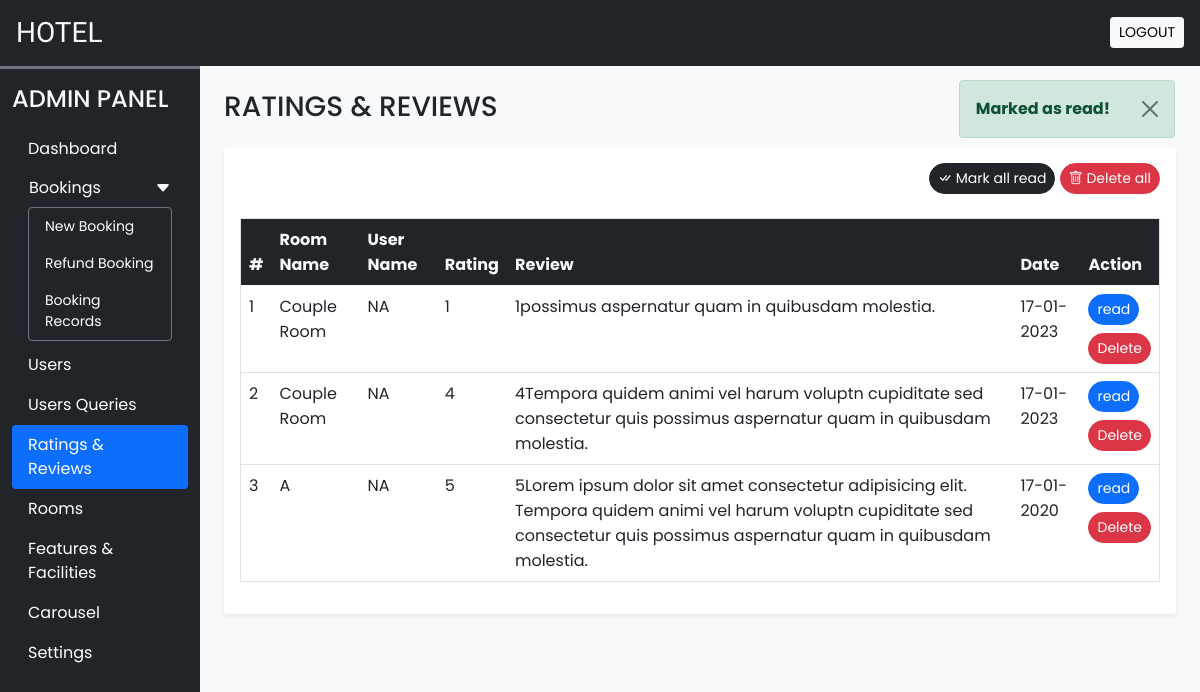
/admin/rate_review.php?seen=7 (signed in), run on the app's committed database.
### tables this page shows
CREATE TABLE `rating_review` (
  `sr_no` int(11) NOT NULL,
  `booking_id` int(11) NOT NULL,
  `room_id` int(11) NOT NULL,
  `user_id` int(11) NOT NULL,
  `rating` int(11) NOT NULL,
  `review` varchar(200) NOT NULL,
  `seen` int(11) NOT NULL DEFAULT 0,
  `datentime` datetime NOT NULL DEFAULT current_timestamp()
);

CREATE TABLE `rooms` (
  `id` int(11) NOT NULL,
  `name` varchar(200) NOT NULL,
  `area` int(11) NOT NULL,
  `price` int(11) NOT NULL,
  `quantity` int(11) NOT NULL,
  `adult` int(11) NOT NULL,
  `children` int(11) NOT NULL,
  `description` varchar(500) NOT NULL,
  `status` tinyint(4) NOT NULL DEFAULT 1,
  `removed` int(11) NOT NULL DEFAULT 0
);

CREATE TABLE `user_cred` (
  `id` int(11) NOT NULL,
  `name` varchar(200) NOT NULL,
  `email` varchar(200) NOT NULL,
  `address` varchar(500) NOT NULL,
  `phonenum` varchar(200) NOT NULL,
  `pincode` int(11) NOT NULL,
  `dob` date NOT NULL,
  `profile` varchar(200) NOT NULL,
  `password` varchar(200) NOT NULL,
  `is_verified` int(11) NOT NULL DEFAULT 0,
  `token` varchar(200) DEFAULT NULL,
  `t_expire` date DEFAULT NULL,
  `status` int(11) NOT NULL DEFAULT 1,
  `datentime` datetime NOT NULL DEFAULT current_timestamp()
);

### admin/inc/db_config.php (called while the page is built, shortened)
<?php
function filteration($data)
{
    foreach ($data as $key => $value) {
        $value = trim($value);
        $value = stripslashes($value);
        $value = htmlspecialchars($value);
        $value = strip_tags($value);
        $data[$key] = $value;
    }
    return $data;
}
function update($sql, $values, $datatypes)
{
    $con = $GLOBALS['con'];
    if ($stmt = mysqli_prepare($con, $sql)) {
        mysqli_stmt_bind_param($stmt, $datatypes, ...$values);
        if (mysqli_stmt_execute($stmt)) {
            $res = mysqli_stmt_affected_rows($stmt);
            return $res;
        } else {
            mysqli_stmt_close($stmt);
            die("Query connot be executed - Update");
        }
    } else {
        die("Query connot be prepared - Update");
    }
}

### admin/rate_review.php (the view, shortened to what this page needs)
<?php
require('inc/essential.php');
require('inc/db_config.php');
if (isset($_GET['seen'])) {
    $frm_data = filteration($_GET);
    if ($frm_data['seen'] == 'all') {
        $q = "UPDATE `rating_review` SET `seen`=?";
        $values = [1];
        if (update($q, $values, 'i')) {
            alert('success', 'Marked all as read!');
        } else {
            alert('error', 'Operation failed!');
        }
    } else {
        $q = "UPDATE `rating_review` SET `seen`=? WHERE `sr_no`=?";
        $values = [1, $frm_data['seen']];
        if (update($q, $values, 'ii')) {
            alert('success', 'Marked as read!');
        } else {
            alert('error', 'Operation failed!');
        }
    }
}
?>
<!DOCTYPE html>
<html lang="en">
<head>
    <?php require('inc/link.php'); ?>
</head>
<body class="bg-light">
    <?php require('inc/header.php'); ?>
    <div class="container-fluid" id="main-content">
        <div class="row">
            <div class="col-lg-10 ms-auto p-4 overflow-hidden">
                <h3 class="mb-4">RATINGS & REVIEWS</h3>
                <div class="card border-0 shadow-sm mb-4">
                    <div class="card-body">
                        <div class="text-end mb-4">
                            <a href="?seen=all" class="btn btn-dark rounded-pill shadow-none btn-sm">
                                <i class="bi bi-check-all"></i> Mark all read
                            </a>
                            <a href="?del=all" class="btn btn-danger rounded-pill shadow-none btn-sm">
                                <i class="bi bi-trash"></i> Delete all
                            </a>
                        </div>
                        <div class="table-responsive-md">
                            <table class="table table-hover border">
                                <thead>
                                    <tr class="bg-dark text-light">
                                        <th scope="col">#</th>
                                        <th scope="col">Room Name</th>
                                        <th scope="col">User Name</th>
                                        <th scope="col">Rating</th>
                                        <th scope="col">Review</th>
                                        <th scope="col">Date</th>
                                        <th scope="col">Action</th>
                                    </tr>
                                </thead>
                                <tbody>
                                    <?php
                                    $q = "SELECT rr.*, uc.name AS uname, r.name AS rname FROM `rating_review` rr
                                    INNER JOIN `user_cred` uc ON rr.user_id = uc.id
                                    INNER JOIN `rooms` r ON rr.room_id = r.id
                                    ORDER BY `sr_no` DESC";
                                    $data = mysqli_query($con, $q);
                                    $i = 1;
                                    while ($row = mysqli_fetch_assoc($data)) {
                                        $date = date('d-m-Y', strtotime($row['datentime']));
                                        $Seen = '';
                                        if ($row['seen'] != 1) {
                                            $Seen = "<a href='?seen=$row[sr_no]' class='btn btn-sm rounded-pill btn-primary mb-2'>read</a> <br>";
                                        }
                                        $Seen .= "<a href='?del=$row[sr_no]' class='btn btn-sm rounded-pill btn-danger'>Delete</a>";
                                        echo <<<query
                                            <tr>
                                                <td>$i</td>
                                                <td>$row[rname]</td>
                                                <td>$row[uname]</td>
                                                <td>$row[rating]</td>
                                                <td>$row[review]</td>
                                                <td>$date</td>
                                                <td>$Seen</td>
                                            </tr>
                                        query;
                                        $i++;
                                    }
                                    ?>
                                </tbody>
                            </table>
                        </div>
                    </div>
                </div>
            </div>
        </div>
    </div>
</body>
</html>

### admin/css/common.css (style rules this page uses)
:root { --teal: #2ec1ac; --teal_hover: #279e8c; }
* { font-family: "Poppins", sans-serif; }

### data on the page
rating_review: room.name "Couple Room", user.name "NA", rating "1", review "1possimus aspernatur quam in quibusdam molestia.", datentime "17-01-2023"
rating_review: room.name "Couple Room", user.name "NA", rating "4", review "4Tempora quidem animi vel harum voluptn cupiditate sed consectetur quis possimus aspernatur quam in quibusdam molestia.", datentime "17-01-2023"
rating_review: room.name "A", user.name "NA", rating "5", review "5Lorem ipsum dolor sit amet consectetur adipisicing elit. Tempora quidem animi vel harum voluptn cupiditate sed consectetur quis possimus aspernatur quam in quibusdam molestia.", datentime "17-01-2020"

### other printed values
$msg "Marked as read!"
